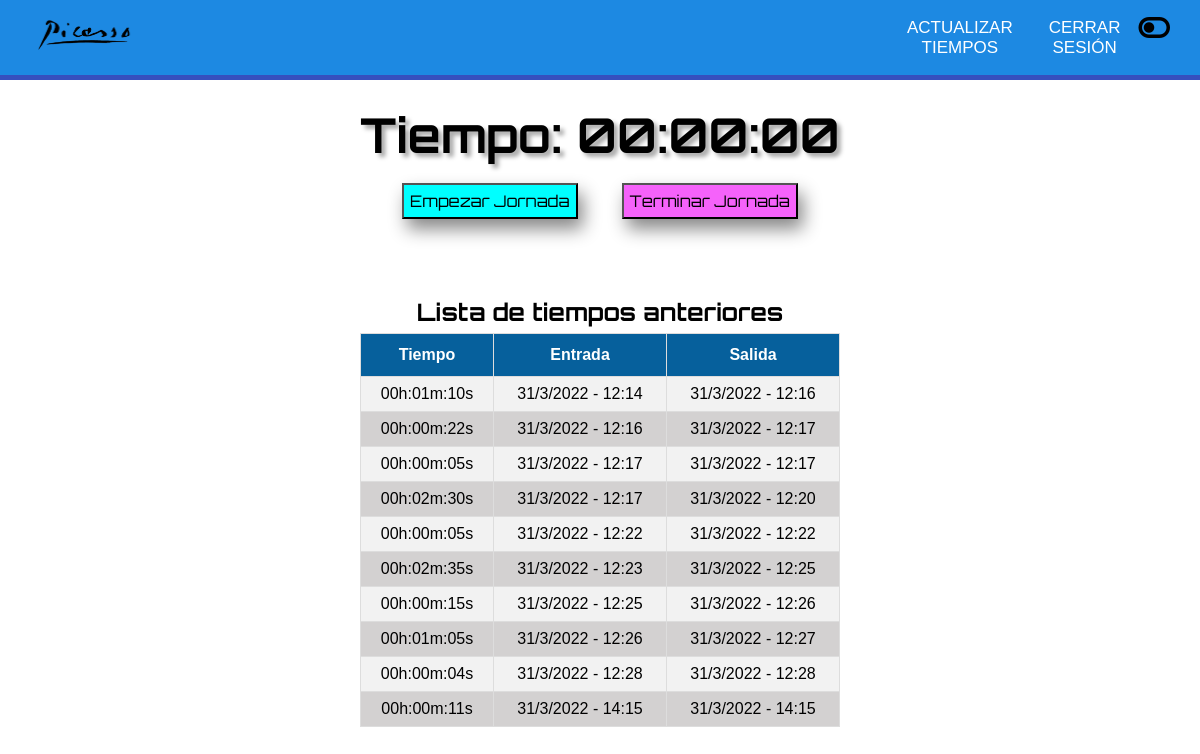
/index.php (signed in), run on the app's committed database.
### tables this page shows
CREATE TABLE `tiempos` (
  `id` int(11) NOT NULL AUTO_INCREMENT,
  `IDUsuario` int(11) NOT NULL,
  `Tiempo` varchar(45) NOT NULL,
  `Entrada` varchar(60) DEFAULT NULL,
  `Salida` varchar(60) DEFAULT NULL,
  PRIMARY KEY (`id`)
);

### index.php (the view, shortened to what this page needs)
<?php
include('database/db.php');
$username = $_SESSION['username'];
?>
<!DOCTYPE html>
<html lang="es">
<head>
    <link rel="stylesheet" href="../styles/index.css">
    <link href="https://allfont.es/allfont.css?fonts=ds-digital" rel="stylesheet" type="text/css" />
    <link rel="stylesheet" href="https://cdnjs.cloudflare.com/ajax/libs/font-awesome/6.0.0-beta3/css/all.min.css" />
</head>
<body>
    <nav class="menu">
        <label class="logo"><a href="https://iespablopicasso.sytes.net/"><img id="logoImagen" class="logoImagen" src="assets/logoTexto.png" alt="Logo de IES Pablo Picasso"></a></label>
        <ul class="menu_items">
            <li><a href="" onclick="mostrarTiempoActual()">Actualizar tiempos</a></li>
            <li><a href="database/cerrarSesion.php">Cerrar sesión</a></li>
            <span class="btn_modoOscuro">
				<i id="botonModoOscuro" class="fas fa-toggle-off" onclick="modoOscuro()"></i>
			</span>
        </ul>
    </nav>
    <section class="lineheader" id="lineheader"></section>
    <section class="cuadroContador">
        <h1 id="tiempo" class="tiempo">Tiempo: 00:00:00</h1>
        <button type="button" id="botonEmpezar" class="botonEmpezar" onclick="empezarTemporizador()">Empezar Jornada</button>
        <button type="button" id="botonTerminar" class="botonTerminar" onclick="terminarTemporizador()">Terminar Jornada</button>
    </section>
    <section id="cuadroListaTiempos" class="cuadroListaTiempos">
        <h2 id="tituloUltimoTiempo" class="tituloUltimoTiempo"></h2>
        <p id="ultimoTiempo" class="ultimoTiempo"></p>
        <h2 id="tituloTiempos" class="tituloTiempos">Lista de tiempos anteriores</h2>
        <table id="tablaTiempos" class="tablaTiempos">
            <tr>
                <th>Tiempo</th>
                <th>Entrada</th>
                <th>Salida</th>
            </tr>
            <?php
            $obtenerIDUsuario = "SELECT ID FROM usuarios WHERE username = '$username'";
            $resultadoID = mysqli_fetch_array(mysqli_query($conexion, $obtenerIDUsuario));
            $obtenerTiempos = "SELECT * from tiempos WHERE IDUsuario = '$resultadoID[0]'";
            $tiemposObtenidos = mysqli_query($conexion, $obtenerTiempos);
            while ($mostrarDato = mysqli_fetch_array($tiemposObtenidos)) {
            ?>
                <tr>
                    <td> <?php echo $mostrarDato['Tiempo'] ?> </td>
                    <td> <?php echo $mostrarDato['Entrada'] ?> </td>
                    <td> <?php echo $mostrarDato['Salida'] ?> </td>
                </tr>
            <?php
            }
            ?>
        </table>
    </section>
</body>
</html>

### styles/index.css (style rules this page uses)
*, *:before, *:after { margin: 0; padding: 0; outline: 0; box-sizing: border-box; }
.menu { background-color: #1d89e2; height: 75px; width: auto; display: flex; justify-content: right; align-items: center; border-bottom: 1px 0 solid #fff; box-shadow: 5px 0 10px rgba(0, 0, 0, -6); }
label.logo { margin-right: 30%; }
.lineheader { height: 5px; padding: 0; width: 0px auto; background-color: #364fbe; display: flex; align-items: center; }
.logoImagen { width: 20%; height: 5%; }
.menu_items { display: flex; list-style: none; margin-right: 30px; }
.menu_items li { border-radius: 3px; margin: 0 5px; }
.btn_modoOscuro { padding-top: 0.8%; font-size: 28px; }
.menu_items li a { padding: 7px 13px; text-decoration: none; font-size: 18px; display: block; text-transform: uppercase; justify-content: center; color: rgb(255, 255, 255); text-align: center; font-family: 'Arial', sans-serif; }
.cuadroContador { margin: auto; margin-top: 2%; width: 50%; text-align: center; padding-bottom: 2%; }
.ultimoTiempo { font-size: 20px; padding-bottom: 1%; }
.tiempo { font-family: 'Orbitron', sans-serif; font-size: 48px; text-shadow: 4px 4px 4px #aaa; padding-bottom: 3%; }
.botonEmpezar, .botonTerminar { padding: 1%; font-family: 'Orbitron', sans-serif; font-size: 16px; box-shadow: 5px 10px 18px #888888; border-color: #000000; }
.botonEmpezar { background-color: aqua; margin-right: 20px; }
.botonTerminar { background-color: rgb(245, 98, 250); margin-left: 20px; }
.tituloUltimoTiempo { padding-bottom: 2%; }
.tituloTiempos { padding-top: 2%; padding-bottom: 1%; }
.cuadroListaTiempos { margin: auto; margin-top: 2%; margin-left: 25%; width: 50%; text-align: center; padding-bottom: 2%; font-family: 'Orbitron', sans-serif; }
.tablaTiempos { font-family: Arial, Helvetica, sans-serif; border-collapse: collapse; width: 80%; margin-left: 10%; }
.tablaTiempos td, .tablaTiempos th { border: 1px solid #ddd; padding: 8px; }
.tablaTiempos tr:nth-child(even) { background-color: #f2f2f2; }
.tablaTiempos tr:nth-child(odd) { background-color: #d3d1d1; }
.tablaTiempos th { padding-top: 12px; padding-bottom: 12px; text-align: center; background-color: #06609c; color: white; }
@media screen and (max-width: 1600px) { .logo { font-size: 25px; padding-left: 35px; } }
@media screen and (max-width: 1600px) { .menu_items li a { font-size: 17px; } }

### data on the page
tiempos: Tiempo "00h:01m:10s", Entrada "31/3/2022 - 12:14", Salida "31/3/2022 - 12:16"
tiempos: Tiempo "00h:00m:22s", Entrada "31/3/2022 - 12:16", Salida "31/3/2022 - 12:17"
tiempos: Tiempo "00h:00m:05s", Entrada "31/3/2022 - 12:17", Salida "31/3/2022 - 12:17"
tiempos: Tiempo "00h:02m:30s", Entrada "31/3/2022 - 12:17", Salida "31/3/2022 - 12:20"
tiempos: Tiempo "00h:00m:05s", Entrada "31/3/2022 - 12:22", Salida "31/3/2022 - 12:22"
tiempos: Tiempo "00h:02m:35s", Entrada "31/3/2022 - 12:23", Salida "31/3/2022 - 12:25"
tiempos: Tiempo "00h:00m:15s", Entrada "31/3/2022 - 12:25", Salida "31/3/2022 - 12:26"
tiempos: Tiempo "00h:01m:05s", Entrada "31/3/2022 - 12:26", Salida "31/3/2022 - 12:27"
tiempos: Tiempo "00h:00m:04s", Entrada "31/3/2022 - 12:28", Salida "31/3/2022 - 12:28"
tiempos: Tiempo "00h:00m:11s", Entrada "31/3/2022 - 14:15", Salida "31/3/2022 - 14:15"
